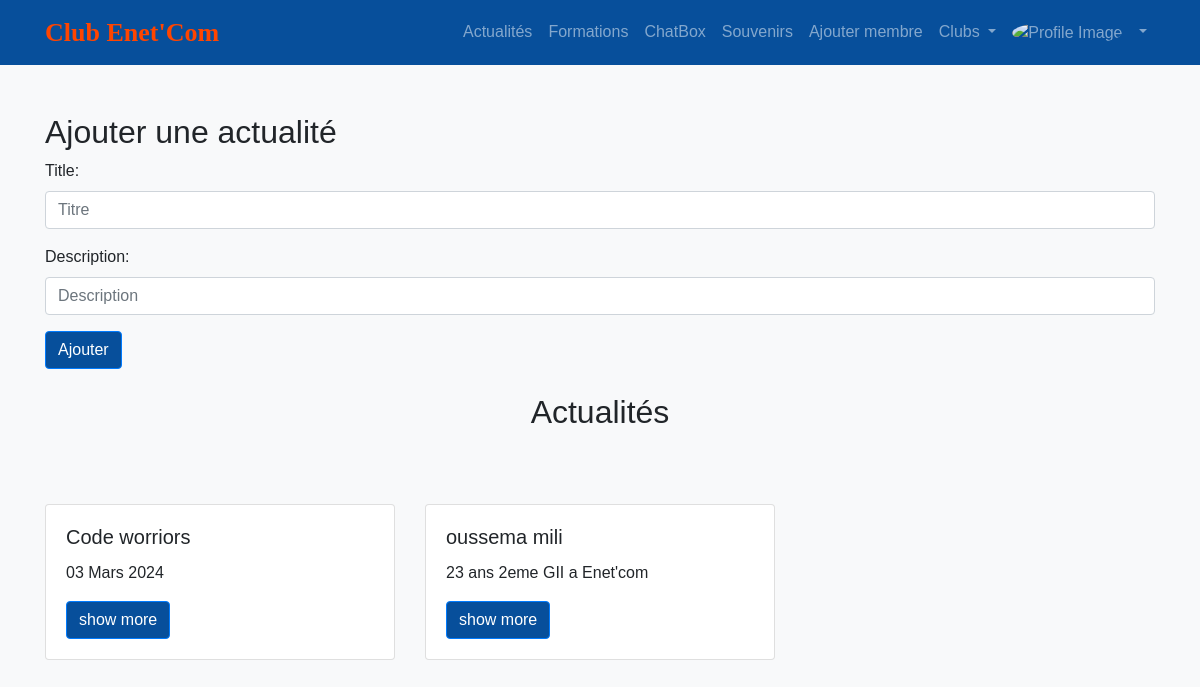
Screenshot of /compte2/1 (signed in) with the database file from the repository.
### app_enetcom/models.py (models this page shows)
class actualite(models.Model):
    title=models.CharField(max_length=100)
    description=models.CharField(max_length=200)
    date=models.DateTimeField(auto_now_add=True)
    club=models.ForeignKey(Clubi,on_delete=models.CASCADE)

### app_enetcom/views.py (the view)
# urls.py: path('compte2/',compte2,name='compte2'),
@login_required(login_url='../base/')
def compte2(request, id):
    membre_clubs = list(MembreClubi.objects.filter(etud=request.user.etudianti).values_list('club',flat=True)) #les identifiants
    clubs= Clubi.objects.filter(id__in=membre_clubs)
    club=Clubi.objects.get(id=id)
    if request.method == 'POST':
        form = ActualiteForm(request.POST)
        if form.is_valid():
            act=form.save(commit=False)
            act.club= request.user.presidentclubi.Club
            act.save()
            return redirect('compte2',id=id)  # Rediriger vers la même page après l'ajout d'une actualité
    else:
        form = ActualiteForm()
    actu = actualite.objects.filter(club__id=id)  # Récupérer les actualités du club
    return render(request, 'compte2.html', {'form': form, 'act': actu})

### app_enetcom/forms.py
class ActualiteForm(forms.ModelForm):
    class Meta:
        model = actualite
        fields = ['title', 'description']
        widgets = {
            'title': forms.TextInput(attrs={'class': 'form-control', 'placeholder': 'Titre'}),
            'description': forms.TextInput(attrs={'class': 'form-control', 'placeholder': 'Description'}),
        }

### app_enetcom/templates/compte2.html (shortened to what this page needs)
{% load static %}
<!DOCTYPE html>
<html lang="fr">
<head>
    <link href="https://stackpath.bootstrapcdn.com/bootstrap/4.5.2/css/bootstrap.min.css" rel="stylesheet">
    <link href="https://cdnjs.cloudflare.com/ajax/libs/font-awesome/5.15.4/css/all.min.css" rel="stylesheet">
</head>
<body>
    {% block navbar %}
    <nav class="navbar navbar-expand-lg navbar-dark">
        <div class="container">
            <a class="navbar-brand" href="#" style="color: orangered; font-weight: bold;font-size: 26px;font-family: Lucida Handwriting;">Club Enet'Com</a>
            <div class="collapse navbar-collapse" id="navbarNav">
                <ul class="navbar-nav ml-auto">
                    <li class="nav-item">
                        <a class="nav-link" href="#act">Actualités</a>
                    </li>
                    <li class="nav-item">
                        <a class="nav-link" href="#">Formations</a>
                    </li>
                    <li class="nav-item">
                        <a class="nav-link" href="{% url 'chatbox' %}">ChatBox</a>
                    </li>
                    <li class="nav-item">
                        <a class="nav-link" href="#">Souvenirs</a>
                    </li>
                    {% if request.user.presidentclubi %}
                    <li class="nav-item">
                        <a class="nav-link" href="{% url 'add_membre' %}">Ajouter membre</a>
                    </li>
                    {% endif %}
                    <li class="nav-item dropdown">
                        <a class="nav-link dropdown-toggle" href="#" id="navbarDropdown1" role="button" data-toggle="dropdown" aria-haspopup="true" aria-expanded="false">
                            Clubs
                        </a>
                    </li>
                    <li class="nav-item dropdown">
                        <a class="nav-link dropdown-toggle" href="#" id="navbarDropdown2" role="button" data-toggle="dropdown" aria-haspopup="true" aria-expanded="false">
                            <img src="https://image.shutterstock.com/image-vector/blank-avatar-photo-place-holder-260nw-1095249842.jpg" alt="Profile Image" class="rounded-circle mr-2">
                        </a>
                    </li>
                </ul>
            </div>
        </div>
    </nav>
    {% endblock %}
    {% block content %}
    <div class="container pt-5" id="act">
        {% if request.user.presidentclubi %}
            <h2>Ajouter une actualité</h2>
            <form method="post">
               {{ form.as_p }}
               <button type="submit" class="btn btn-primary" style="background-color: #074f9b;">Ajouter</button>
            </form>
        {% endif %}
        <h2 class="text-center mb-4 pt-4">Actualités</h2>
        {% for a in act %}
            {% if forloop.counter0|divisibleby:3 %}
                 <div class="row pt-5">
            {% endif %}
            <div class="col-md-4">
               <div class="card">
                  <div class="card-body">
                     <h5 class="card-title">{{ a.title }}</h5>
                     <p class="card-text">{{ a.description }}</p>
                     <button class="btn btn-primary" style="background-color: #074f9b;">show more</button>
                  </div>
               </div>
            </div>
            {% if forloop.counter|divisibleby:3 or forloop.last %}
                </div>
            {% endif %}
        {% endfor %}
    </div>
    {% endblock %}
</body>
</html>

### app_enetcom/templates/compte2.html (style rules this page uses)
body { background-color: #f8f9fa; font-family: Arial, sans-serif; }
.navbar { background-color: #074f9b; }
.navbar-brand { color: #ffffff; font-weight: bold; }
.navbar-nav .nav-link { color: #ffffff; }
.rounded-circle { width: 30px; }

### rows the page displays
actualite: title "Code worriors", description "03 Mars 2024"
actualite: title "oussema mili", description "23 ans 2eme GII a Enet'com"
